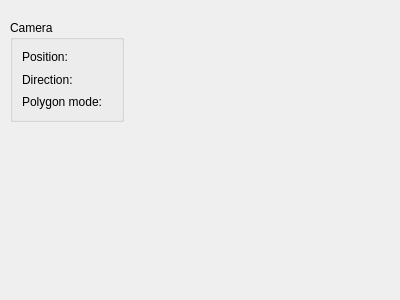
<?xml version="1.0" encoding="UTF-8"?>
<ui version="4.0">
 <class>ViewPortSettings</class>
 <widget class="QWidget" name="ViewPortSettings">
  <property name="geometry">
   <rect>
    <x>0</x>
    <y>0</y>
    <width>400</width>
    <height>300</height>
   </rect>
  </property>
  <property name="windowTitle">
   <string>Form</string>
  </property>
  <widget class="QGroupBox" name="groupBox">
   <property name="geometry">
    <rect>
     <x>10</x>
     <y>20</y>
     <width>114</width>
     <height>102</height>
    </rect>
   </property>
   <property name="title">
    <string>Camera</string>
   </property>
   <layout class="QGridLayout" name="gridLayout">
    <item row="0" column="0">
     <layout class="QVBoxLayout" name="verticalLayout">
      <item>
       <layout class="QHBoxLayout" name="m_cameraPositionLayout">
        <item>
         <widget class="QLabel" name="label">
          <property name="text">
           <string>Position:</string>
          </property>
         </widget>
        </item>
       </layout>
      </item>
      <item>
       <layout class="QHBoxLayout" name="m_cameraDirectionLayout">
        <item>
         <widget class="QLabel" name="label_2">
          <property name="text">
           <string>Direction:</string>
          </property>
         </widget>
        </item>
       </layout>
      </item>
      <item>
       <layout class="QHBoxLayout" name="m_polygonModeLayout">
        <item>
         <widget class="QLabel" name="label_3">
          <property name="text">
           <string>Polygon mode:</string>
          </property>
         </widget>
        </item>
       </layout>
      </item>
     </layout>
    </item>
   </layout>
  </widget>
 </widget>
 <resources/>
 <connections/>
</ui>
